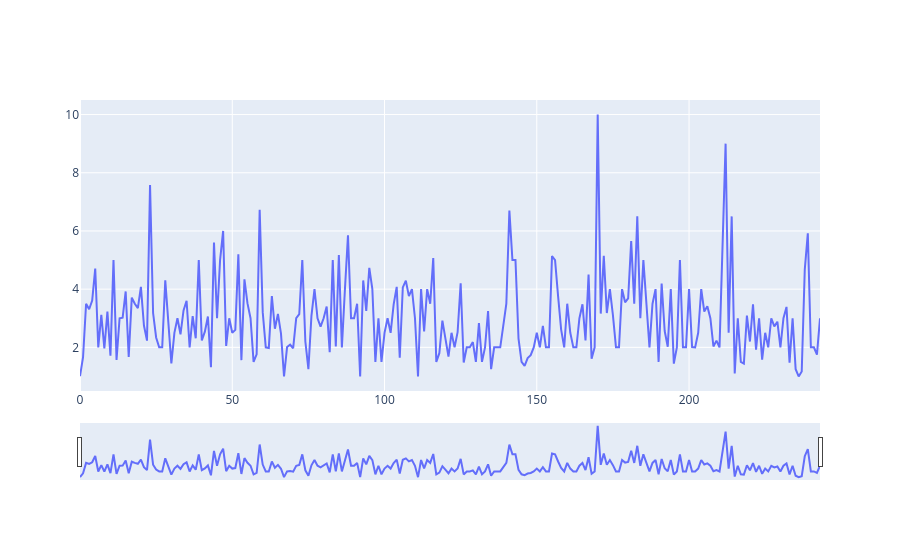

Notebook code cell kept with this figure:
### Markdown cell above
2. Creating Sliders and Selectors
  * In plotly, the range slider is a custom range-type input control. It allows selecting a value or a range of values between a specified minimum and maximum range. And the range selector is a tool for selecting ranges to display within the chart. It provides buttons to select pre-configured ranges in the chart. It also provides input boxes where the minimum and maximum dates can be manually input.

### Code cell
import plotly.graph_objects as px
import pandas as pd

# reading the database
data = pd.read_csv(r"D:\Rakesh\LogicMojo-AI-ML-June26-rakesh\Data\tips.csv")

plot = px.Figure(data=[px.Scatter(
    y=data['tip'],
    mode='lines',)
])

plot.update_layout(
    xaxis=dict(
        rangeselector=dict(
            buttons=list([
                dict(count=1,
                    step="day",
                    stepmode="backward"),
            ])
        ),
        rangeslider=dict(
            visible=True
        ),
    )
)

plot.show()

### Figure 1 — Plotly figure (JSON) as saved in the notebook; plotly's stock layout.template omitted (floating-point values rounded to 4 significant figures; data arrays with more than 128 entries replaced by an {"elided": "..."} marker saying what was removed)
{"data": [{"mode": "lines", "type": "scatter", "y": {"elided": "244 float values"}}], "layout": {"xaxis": {"rangeselector": {"buttons": [{"count": 1, "step": "day", "stepmode": "backward"}]}, "rangeslider": {"visible": true}}}}
